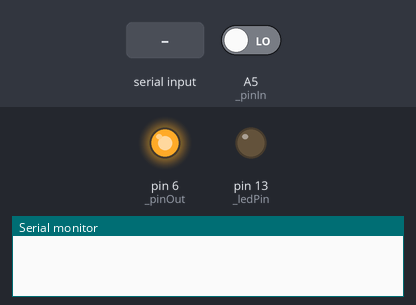
Bench run of a program on a simulated Teensy 4. On the bench: output pins drawn as LEDs (lit = HIGH), the last lines printed to the serial monitor. Dashed ring = blinking. Inputs (shaded band) come from the test bench; at power-on: A5 (_pinIn) LOW.

Above: at 2.8 s.
2.9 s: "1" received over Serial
At 5.9 s:
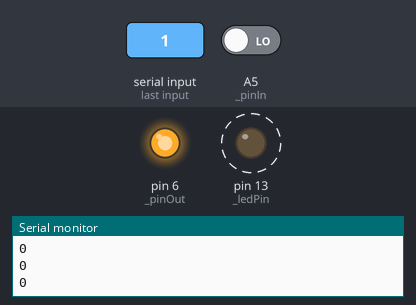
Timing chart, 0 to 12.5 s (numbered marks = the images above; inputs shaded):
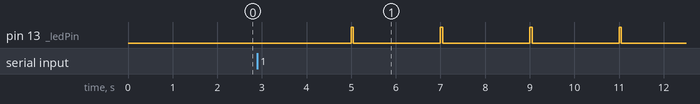

Measured:
- after the input at 2.9 s, pin 13 (_ledPin): alternates HIGH for 0.05 s and LOW for 2.0 s, starting after 2.1 s

The program:

main.cpp
```cpp
#include <UsbEstop.h>

UsbEstop stopButton;

void setup() {
  stopButton.setup();
  stopButton.beginISR();
  stopButton.beginLedBlinkISR();
}

void loop() {
  noInterrupts();
  if (Serial.available() > 0) {
    Serial.println(stopButton.getPinReading());
  }
  else {
    while (!Serial.available()) {
      Serial.begin(500000); // USB Serial
      delay(1000);
    }
  }
  interrupts();
  delay(10);
}
```

UsbEstop.h
```cpp
#ifndef USB_ESTOP_H
#define USB_ESTOP_H

#include <Arduino.h>

class UsbEstop {
    public:
        UsbEstop();
        void setup();
        void beginISR();
        static void isrHandler();
        bool getPinReading();

        void beginLedBlinkISR();
        static void ledBlinkISR();

    private:
        static constexpr int _pinIn = 19;
        static constexpr int _pinOut = 6;
        static constexpr int _ledPin = 13;

        static constexpr float _ISRperiod = 0.01; // 10 ms
        static IntervalTimer timerISR;
        static IntervalTimer ledTimer;
        volatile int pinReading;
        static UsbEstop* instance;
        static volatile bool ledState;
};
#endif
```

UsbEstop.cpp
```cpp
#include <UsbEstop.h>

IntervalTimer UsbEstop::timerISR;
UsbEstop* UsbEstop::instance = nullptr;
UsbEstop::UsbEstop() {
    instance = this;
    pinReading = 0;
}
IntervalTimer UsbEstop::ledTimer;
volatile bool UsbEstop::ledState = false;

void UsbEstop::setup() {
    pinMode(_pinOut, OUTPUT);
    pinMode(_pinIn, INPUT_PULLDOWN);
    digitalWrite(_pinOut, HIGH); // Output pin is always HIGH

    Serial.begin(500000); // USB Serial
    while (!Serial.available()) {
        delay(1000);
    }
}

void UsbEstop::beginISR() {
    timerISR.begin(isrHandler, 1000000*_ISRperiod); // In us
}

void UsbEstop::isrHandler() {
    // Use the static instance pointer to access member variables
    if (instance) {
        instance->pinReading = digitalRead(_pinIn);
    }
}

bool UsbEstop::getPinReading() {
    int current_reading = pinReading;
    return current_reading;
}

void UsbEstop::beginLedBlinkISR() {
    pinMode(_ledPin, OUTPUT);
    ledState = false;
    digitalWrite(_ledPin, LOW);
    ledTimer.begin(ledBlinkISR, 2000000); // Start with 2 seconds interval
}

void UsbEstop::ledBlinkISR() {
    if (!ledState) {
        // LED is OFF, turn ON for a quick flash
        ledState = true;
        digitalWrite(_ledPin, HIGH);
        ledTimer.begin(ledBlinkISR, 50000); // 50 ms ON
    } else {
        // LED is ON, turn OFF for the rest of the period
        ledState = false;
        digitalWrite(_ledPin, LOW);
        ledTimer.begin(ledBlinkISR, 1950000); // 1950 ms OFF
    }
}
```
